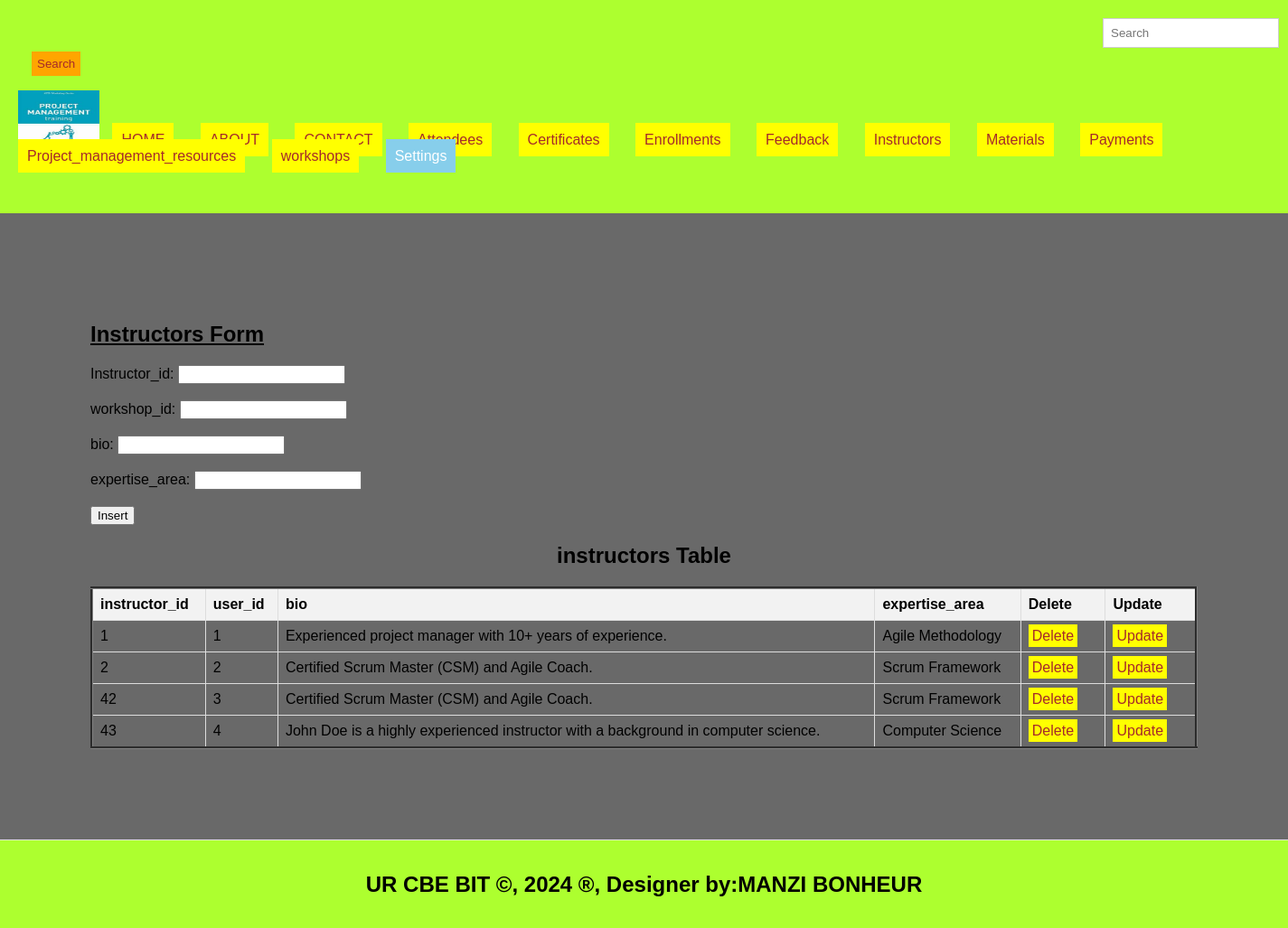
The app's page /instructors.php with its own data.
### tables this page shows
CREATE TABLE `instructors` (
  `instructor_id` int(11) NOT NULL,
  `user_id` int(11) DEFAULT NULL,
  `bio` text DEFAULT NULL,
  `expertise_area` varchar(100) DEFAULT NULL
);

### instructors.php (the view, shortened to what this page needs)
<!DOCTYPE html>
<html lang="en">
<head>
  <link rel="stylesheet" type="text/css" href="mystyle.css" title="style 1" media="screen, tv, projection, handheld, print"/>
  </head>
  <header>
<body bgcolor="dimgray">
  <form class="d-flex" role="search" action="search.php">
      <input class="form-control me-2" type="search" placeholder="Search" aria-label="Search" name="query">
      <button class="btn btn-outline-success" type="submit">Search</button>
    </form>
  <ul style="list-style-type: none; padding: 0;">
    <li style="display: inline; margin-right: 10px;">
    <img src="./image/logos.jpeg" width="90" height="60" alt="Logo">
  </li>
    <li style="display: inline; margin-right: 10px;"><a href="./home.html">HOME</a>
  </li>
    <li style="display: inline; margin-right: 10px;"><a href="./about.html">ABOUT</a>
  </li>
    <li style="display: inline; margin-right: 10px;"><a href="./contact.html">CONTACT</a>
  </li>
    <li style="display: inline; margin-right: 10px;"><a href="./attendees.php">Attendees</a>
  </li>
    <li style="display: inline; margin-right: 10px;"><a href="./certificates.php">Certificates</a>
  </li>
    <li style="display: inline; margin-right: 10px;"><a href="./enrollments.php">Enrollments</a>
  </li>
    <li style="display: inline; margin-right: 10px;"><a href="./feedback.php">Feedback</a>
  </li>
    <li style="display: inline; margin-right: 10px;"><a href="./instructors.php">Instructors</a>
  </li>  <li style="display: inline; margin-right: 10px;"><a href="./materials.php">Materials</a>
  </li>
    <li style="display: inline; margin-right: 10px;"><a href="./payments.php">Payments</a>
  </li>
    <li style="display: inline; margin-right: 10px;"><a href="./project_management_resources.php">Project_management_resources</a>
  </li>
<li style="display: inline; margin-right: 10px;"><a href="./workshops.php">workshops</a>
  </li>
    <li class="dropdown" style="display: inline; margin-right: 10px;">
      <a href="#" style="padding: 10px; color: white; background-color: skyblue; text-decoration: none; margin-right: 15px;">Settings</a>
    </li><br><br>
  </ul>
</header>
<section>
   <h1><u>Instructors Form</u></h1>
<form method="post" onsubmit="return confirmInsert();">
    <label for="instructor_id">Instructor_id:</label>
    <input type="number" id="driver_id" name="driver_id" required><br><br>
    <label for="workshop_id">workshop_id:</label>
    <input type="number" id="user_id" name="user_id" required><br><br>
    <label for="bio">bio:</label>
    <input type="text" id="license_number" name="license_number" required><br><br>
    <label for="expertise_area">expertise_area:</label>
    <input type=text id="car_model" name="car_model" required><br><br>
    <input type="submit" name="add" value="Insert">
</form>
<!DOCTYPE html>
<html>
<head>
</head>
<body>
    <center><h2>instructors Table</h2></center>
    <table border="3">
        <tr>
            <th>instructor_id</th>
            <th>user_id</th>
            <th>bio</th>
            <th>expertise_area</th>
            <th>Delete</th>
            <th>Update</th>
        </tr>
<?php
include('db_connection.php');
$sql = "SELECT * FROM instructors";
$result = $connection->query($sql);
if ($result->num_rows > 0) {
    while ($row = $result->fetch_assoc()) {
        $instructor_id = $row['instructor_id'];
        echo "<tr>
            <td>" . $row['instructor_id'] . "</td>
            <td>" . $row['user_id'] . "</td>
            <td>" . $row['bio'] . "</td>
            <td>" . $row['expertise_area'] . "</td>
            <td><a style='padding:4px' href='delete_instructors.php?instructor_id=$instructor_id'>Delete</a></td>
            <td><a style='padding:4px' href='update_instructors.php?instructor_id=$instructor_id'>Update</a></td>
        </tr>";
    }
} else {
    echo "<tr><td colspan='7'>No data found</td></tr>";
}
?>
    </table>
</body>
</section>
<footer>
  <center>
   <b><h2>UR CBE BIT &copy, 2024 &reg, Designer by:MANZI BONHEUR</h2></b>
  </center>
</footer>
</body>
</html>

### mystyle.css (style rules this page uses)
body { font-family: Arial, sans-serif; margin: 0; padding: 0; }
.form-control { padding: 8px; margin-left: 4px; border: 1px solid #ccc; }
.btn { padding: 6px; background-color: orange; color: brown; border: none; }
.dropdown { position: relative; display: inline; margin-right: 10px; }
body { font-family: Arial,sans-serif; margin:0; padding:0; }
header { background-color:greenyellow; padding: 20px; }
.dropdown { position: right; display:right; direction:rtl; }
section { padding:100px; border-bottom: 1px solid #ddd; }
footer { text-align: center; padding: 15px; background-color:greenyellow; }

### instructors.php (style rules this page uses)
a { padding: 10px; color: white; background-color: yellow; text-decoration: none; margin-right: 15px; }
a:link { color: brown; }
button.btn { margin-left: 15px; margin-top: 4px; }
input.form-control { margin-left: 1200px; padding: 8px; }
table { width: 100%; border-collapse: collapse; }
th, td { border: 1px solid #ddd; padding: 8px; text-align: left; }
th { background-color: #f2f2f2; }

### records on screen
instructors: instructor_id "1", user "1", bio "Experienced project manager with 10+ years of experience.", expertise_area "Agile Methodology"
instructors: instructor_id "2", user "2", bio "Certified Scrum Master (CSM) and Agile Coach.", expertise_area "Scrum Framework"
instructors: instructor_id "42", user "3", bio "Certified Scrum Master (CSM) and Agile Coach.", expertise_area "Scrum Framework"
instructors: instructor_id "43", user "4", bio "John Doe is a highly experienced instructor with a background in computer science.", expertise_area "Computer Science"
